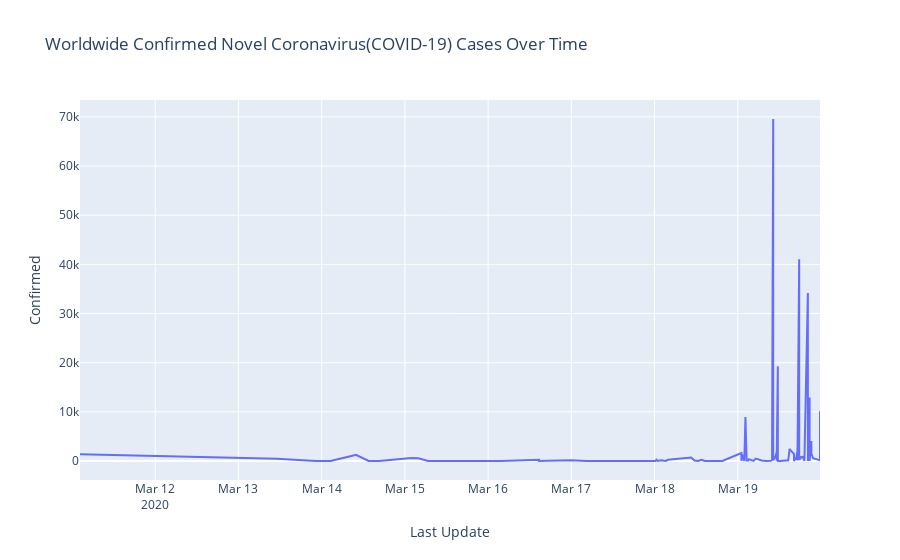

The notebook cell saved with this chart:
### Code cell
# Graph Ploated Here
grouped = covid_data.groupby('Last Update')['Last Update', 'Confirmed', 'Deaths'].sum().reset_index()
fig = px.line(grouped, x="Last Update", y="Confirmed",
             title="Worldwide Confirmed Novel Coronavirus(COVID-19) Cases Over Time")

# Graph Show Here
fig.show()
